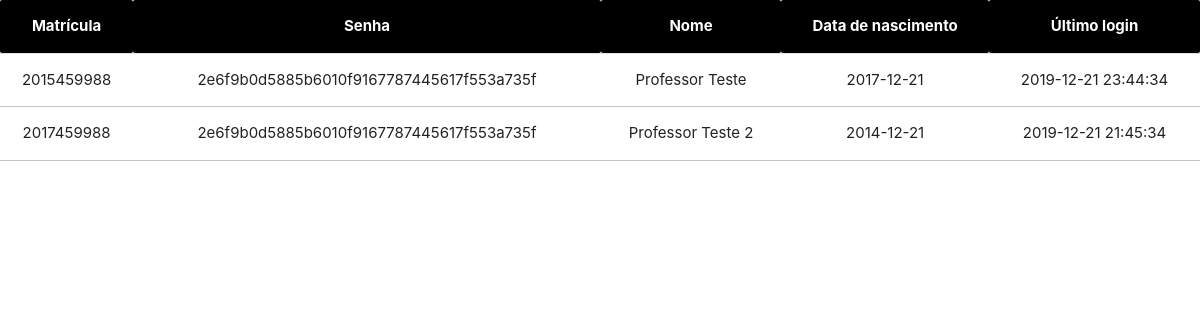
Screenshot of /professores_list.php with the database file from the repository.
### tables this page shows
CREATE TABLE IF NOT EXISTS `Professores` (
  `Matricula` VARCHAR(20) NOT NULL,
  `Nome` VARCHAR(100) NOT NULL,
  `Data_Nascimento` DATE NOT NULL,
  `Ultimo_Login` DATETIME NULL,
  `Senha` VARCHAR(255) NOT NULL,
  PRIMARY KEY (`Matricula`));

### professores_pdo.php (the view, shortened to what this page needs)
<?php
function selectPDO($criterio = 'Nome', $pesquisa = '') {
	try {
		$sql = "SELECT * FROM ".$GLOBALS['tb_professores']." WHERE ".$criterio." ";
		if ($criterio == 'Nome' || $criterio = 'Matricula')
			$sql .= " like '%".$pesquisa."%'";
		else $sql .= ' = '.$pesquisa;
		$sql .= ";";
		$consulta = $GLOBALS['pdo']->query($sql);
		$registros = array();
		for ($i = 0; $linha = $consulta->fetch(PDO::FETCH_ASSOC); $i++) {
			$registros[$i] = array();
			array_push($registros[$i], $linha['Matricula']);
			array_push($registros[$i], $linha['Senha']);
			array_push($registros[$i], $linha['Nome']);
			array_push($registros[$i], $linha['Data_Nascimento']);
			array_push($registros[$i], $linha['Ultimo_Login']);
		}
		return $registros;
	} catch (PDOException $e) {
		echo "Erro: ".$e->getMessage();
	}
}
function printSelectPDOAsTable ($registros) {
	echo "<table class='highlight centered responsive-table'>
	<thead class='black white-text'>
	<tr>
		<th>Matrícula</th>
		<th>Senha</th>
		<th>Nome</th>
		<th>Data de nascimento</th>
		<th>Último login</th>
	</tr>
	</thead>
	<tdbody>";
	for ($i=0; $i < count($registros); $i++) {
		echo "<tr>";
		for ($j=0; $j < count($registros[$i]); $j++) {
			echo "<td>".$registros[$i][$j]."</td>";
		}
		echo "<tr>";
	}
	echo "</tbody>
	</table>";
}
?>

### rows the page displays
professores: Matricula "2015459988", Senha "2e6f9b0d5885b6010f9167787445617f553a735f", Nome "Professor Teste", Data_Nascimento "2017-12-21", Ultimo_Login "2019-12-21 23:44:34"
professores: Matricula "2017459988", Senha "2e6f9b0d5885b6010f9167787445617f553a735f", Nome "Professor Teste 2", Data_Nascimento "2014-12-21", Ultimo_Login "2019-12-21 21:45:34"
